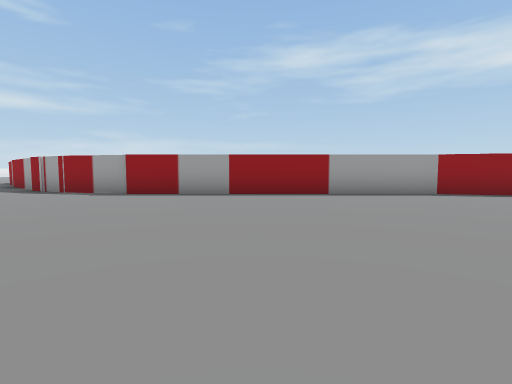
[1] (above)

17 first-person views from a walk through a scene from a Unity 3-D project. The camera is 0.52 m above the floor, tilts 4° down and sees 85° across. The floor is counted in squares, 1 m on a side. Each view is taken from the middle of a square. On the plan, view 1 faces up. The plan holds only what a view shows up to about 9 squares ahead; the rest is blank. The place goes on beyond the plan. Some surface patterns are stand-ins.

[2]
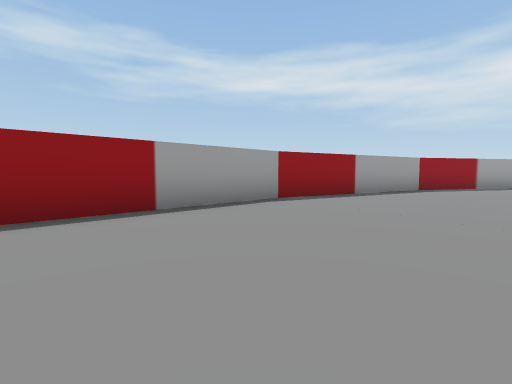

[3]
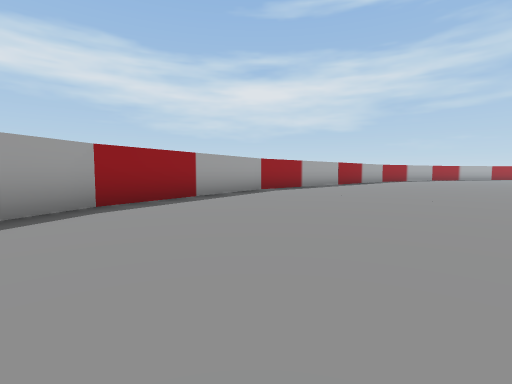

[4]
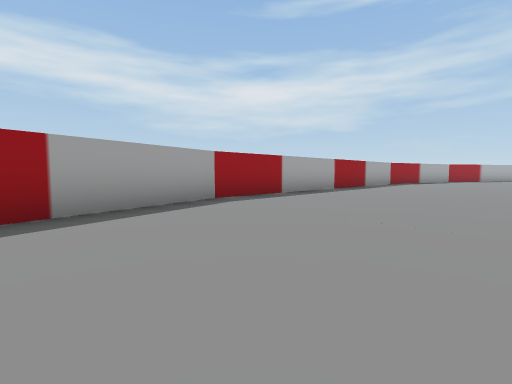

[5]
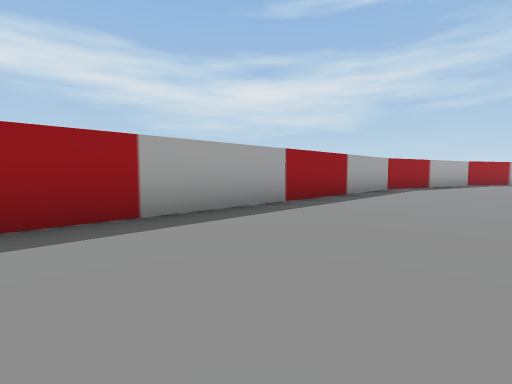

[6]
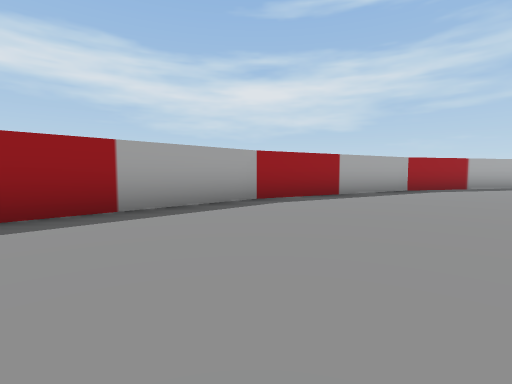

[7]
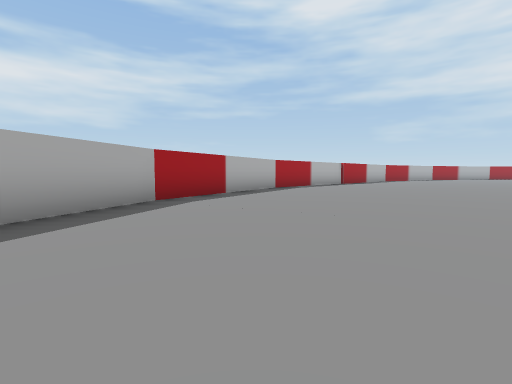

[8]
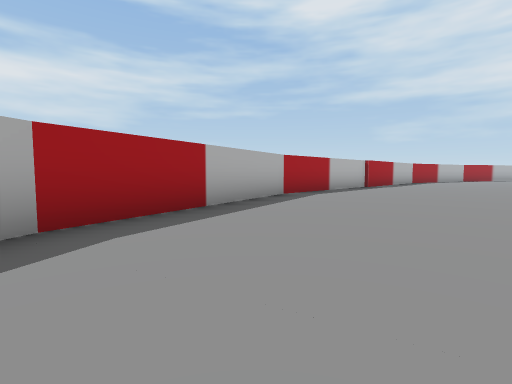

[9]
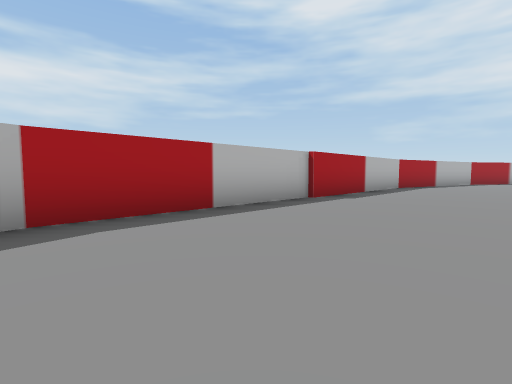

[10]
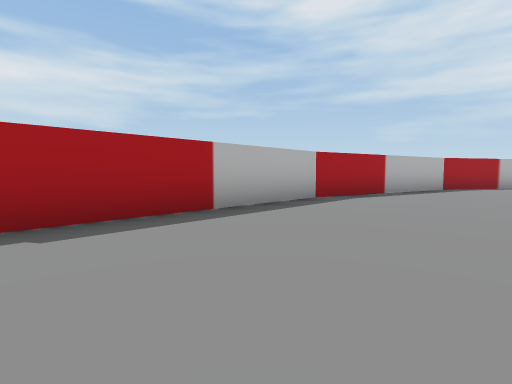

[11]
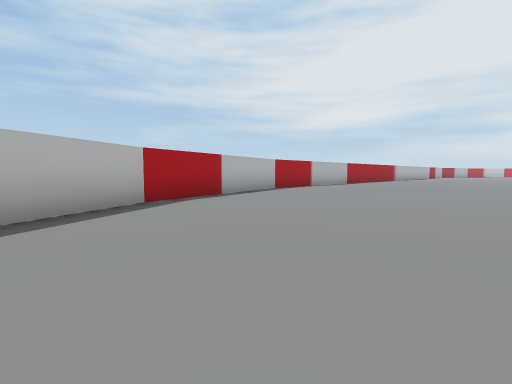

[12]
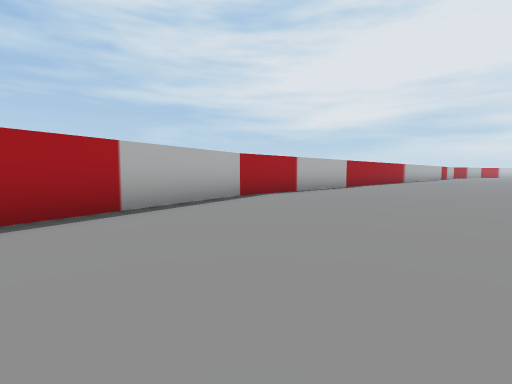

[13]
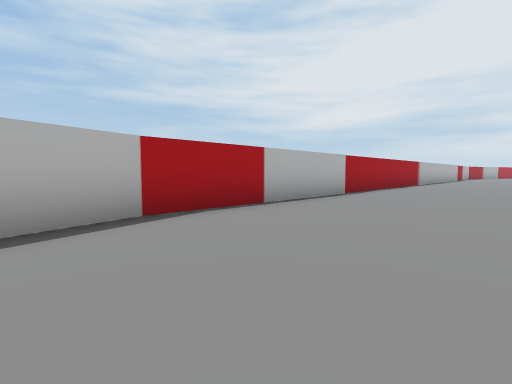

[14]
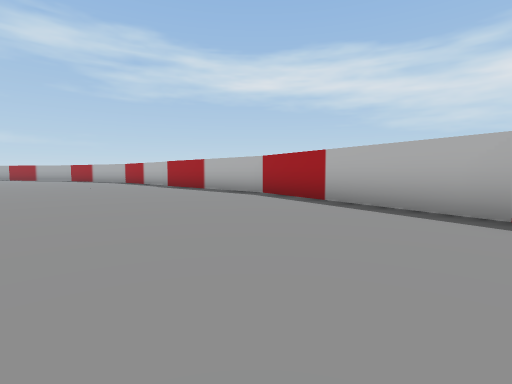

[15]
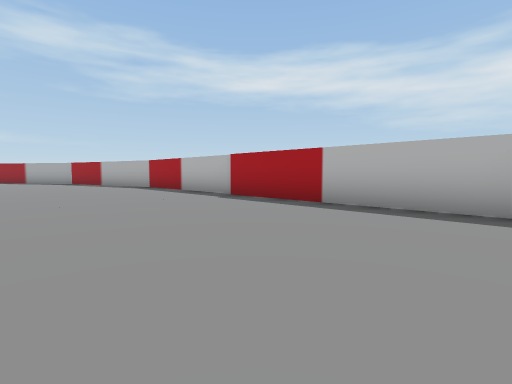

[16]
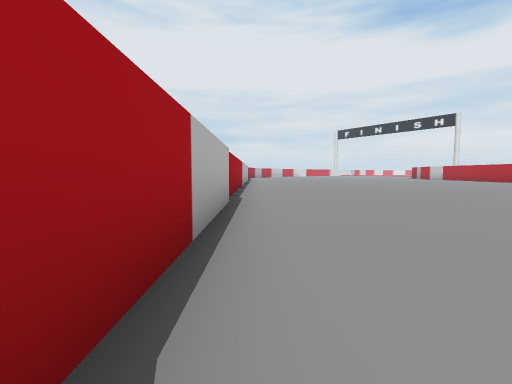

[17]
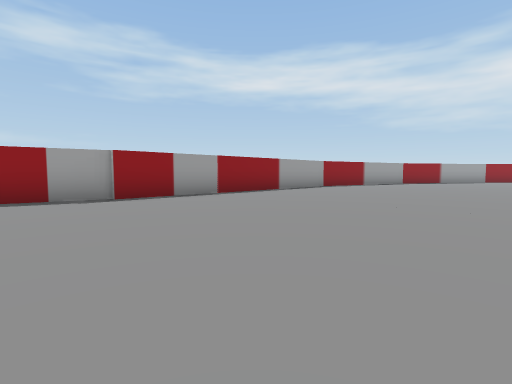

### Floor plan
Points are (right, up) in squares from view 1. A wall is a line through its corners. A room is listed if a view was taken in it or the views show most of it. See-through windows are left out.
Room 1 (views 1, 2, 3, 4, 5, 6, 7, 8, 9, 10, 11, 12, 13, 14, 15, 16, 17)
walls: (23.1, -8.5) (20.5, -4); (20.6, -4.1) (13.6, 2.9); (24.4, -13.4) (23, -8.3); (13.7, 2.8) (9.2, 5.4) (4.3, 6.7); (24.2, -23) (24.2, -13.3); (22.9, -27.9) (24.3, -22.9); (4.4, 6.7) (-1.1, 6.7); (20.3, -32.4) (23, -27.8); (17.2, -35.5) (20.4, -32.3)
objects: other object (-4, 7) to (-3, 7)

Positions as (right, up) in squares from view 1, and headings:
1: (0, 0), facing up
2: (0, 3), facing up-right
3: (5, 3), facing right
4: (8, 2), facing right
5: (12, 0), facing right
6: (15, -4), facing right
7: (18, -6), facing down-right
8: (20, -8), facing down-right
9: (21, -13), facing down-right
10: (21, -18), facing down-right
11: (21, -23), facing down
12: (20, -26), facing down
13: (19, -29), facing down
14: (19, -28), facing up-right
15: (20, -23), facing up-right
16: (20, -32), facing down-left
17: (-5, 1), facing up-right
